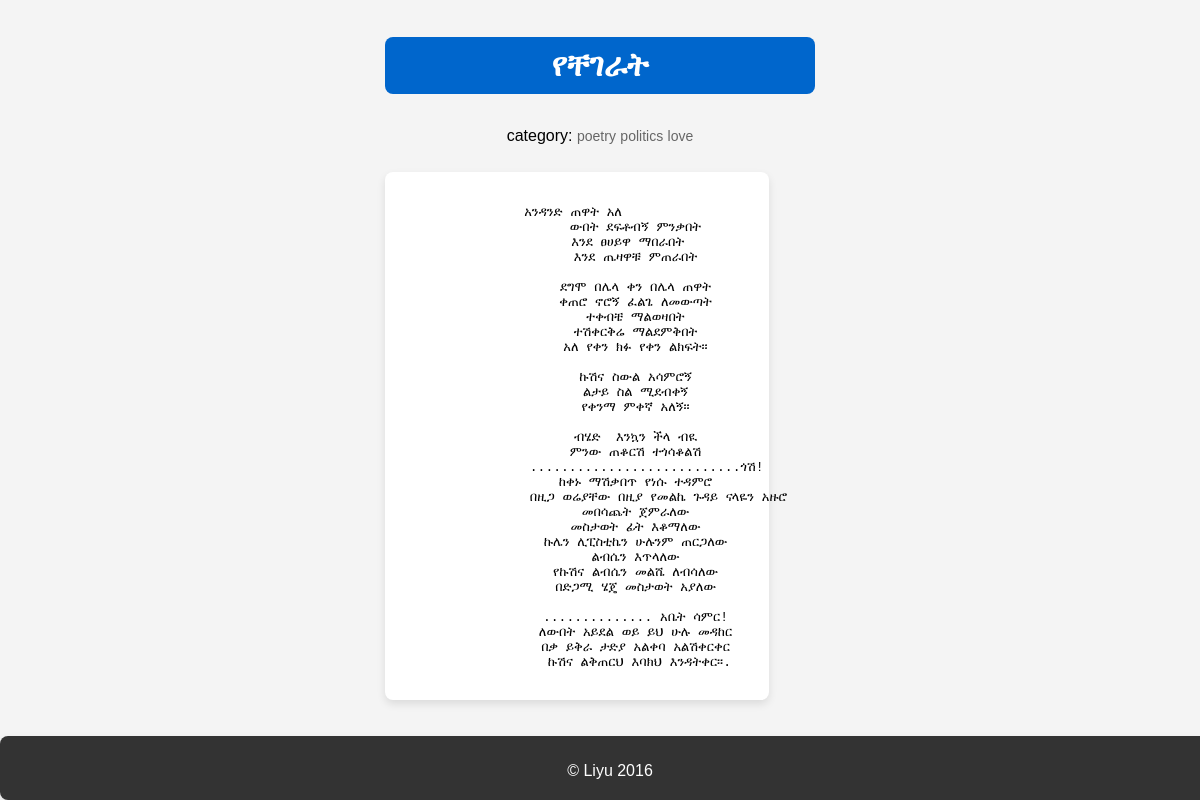
/tesfa/የቸገራት/3/, run on the app's committed database.
### tesfa/models.py (models this page shows, shortened)
class Post(models.Model):
    title = models.CharField(max_length=30 )
    slug = models.SlugField(max_length=30)
    category = models.ManyToManyField(Category)
    author = models.ForeignKey( Author,  on_delete=models.CASCADE)
    publisher = models.ForeignKey(User, on_delete=models.SET_NULL, null=True, blank=True)
    class Status(models.IntegerChoices):
        PUBLISHED = 1, 'published'
        DRAFT = 2, 'draft'
    status = models.IntegerField(choices=Status.choices)
    published = models.DateTimeField(auto_now_add=True)
    modified = models.DateTimeField(auto_now=True)
    content = models.TextField()
    class Meta:
        ordering = ['-published']

class Category(models.Model):
    name = models.CharField(max_length=30)
    def __str__(self):
        return self.name

### tesfa/views.py (the view)
# urls.py: path('<str:param1>/<int:param2>/', views.post_detail, name='post_detail'),
def post_detail(request, param1, param2):
    current_post = Post.objects.get(id=param2)
    return render(request, 'tesfa/post/detail.html', {'post' : current_post})

### tesfa/templates/tesfa/post/detail.html (shortened to what this page needs)
{% extends 'tesfa/base.html' %}
{% block content %}
  {% if post %}
    <h1>{{ post.title }}</h1>
    {% if post.category %}
      <span>category:</span> {% for category in post.category.all %}
      <p class="post-meta">{{category}}</p>
      {% endfor %}
    {% else %}
      <h2>category unknown</h2>
    {% endif %}
    <div class="post-content">
      <pre>{{ post.content }}</pre>
    </div>
  {% else %}
    <p>no content yet!</p>
  {% endif %}
{% endblock %}

### tesfa/static/css/styles.css (style rules this page uses)
body { font-family: Arial, sans-serif; margin: 0; padding: 0; display: flex; flex-direction: column; min-height: 100vh; background-color: #f4f4f4; }
h1 { color: #333; font-size: 2em; margin-bottom: 20px; background-color: #0066cc; padding: 10px; border-radius: 8px; color: #fff; }
.post-meta { color: #666; font-size: 14px; display: inline-block; margin-bottom: 8px; }
.post-content { margin-top: 20px; background-color: #fff; padding: 20px; border-radius: 8px; box-shadow: 0 4px 8px rgba(0, 0, 0, 0.1); width: 80%; }
.post-content pre, p { margin-bottom: 10px; }

### data on the page
Post: title "የቸገራት", content "አንዳንድ ጠዋት አለ ውበት ደፍቶብኝ ምንቃበት እንደ ፀሀይዋ ማበራበት እንደ ጤዛዋቹ ምጠራበት ደግሞ በሌላ ቀን በሌላ ጠዋት ቀጠሮ ኖሮኝ ፈልጌ ለመውጣት ተቀብቼ ማልወዛበት ተሽቀርቅሬ ማልደምቅበት አለ የቀን ክፉ የቀን ልክፍት። ኩሽና ስውል አሳምሮኝ ልታይ ስል ሚደብቀኝ የቀንማ ምቀኛ አለኝ። ብሄድ እንኳን ችላ ብዪ ምንው ጠቆርሽ ተጎሳቆልሽ ...........................ጎሽ! ከቀኑ ማሽቃበጥ የነሱ ተዳምሮ በዚጋ ወሬያቸው በዚያ የመልኬ ጉዳይ ናላዬን አዙሮ መበሳጨት ጀምራለው መስታወት ፊት እቆማለው ኩሌን ሊፒስቲኬን ሁሉንም ጠርጋለው ልብሴን እጥላለው የኩሽና ልብሴን መልሼ ለብሳለው በድጋሚ ሄጄ መስታወት አያለው .............. አቤት ሳምር! ለውበት አይደል ወይ ይህ ሁሉ መዳከር በቃ ይቅራ ታድያ አልቀባ አልሽቀርቀር ኩሽና ልቅጠርህ እባክህ እንዳትቀር።."
Category: name "poetry"
Category: name "politics"
Category: name "love"
